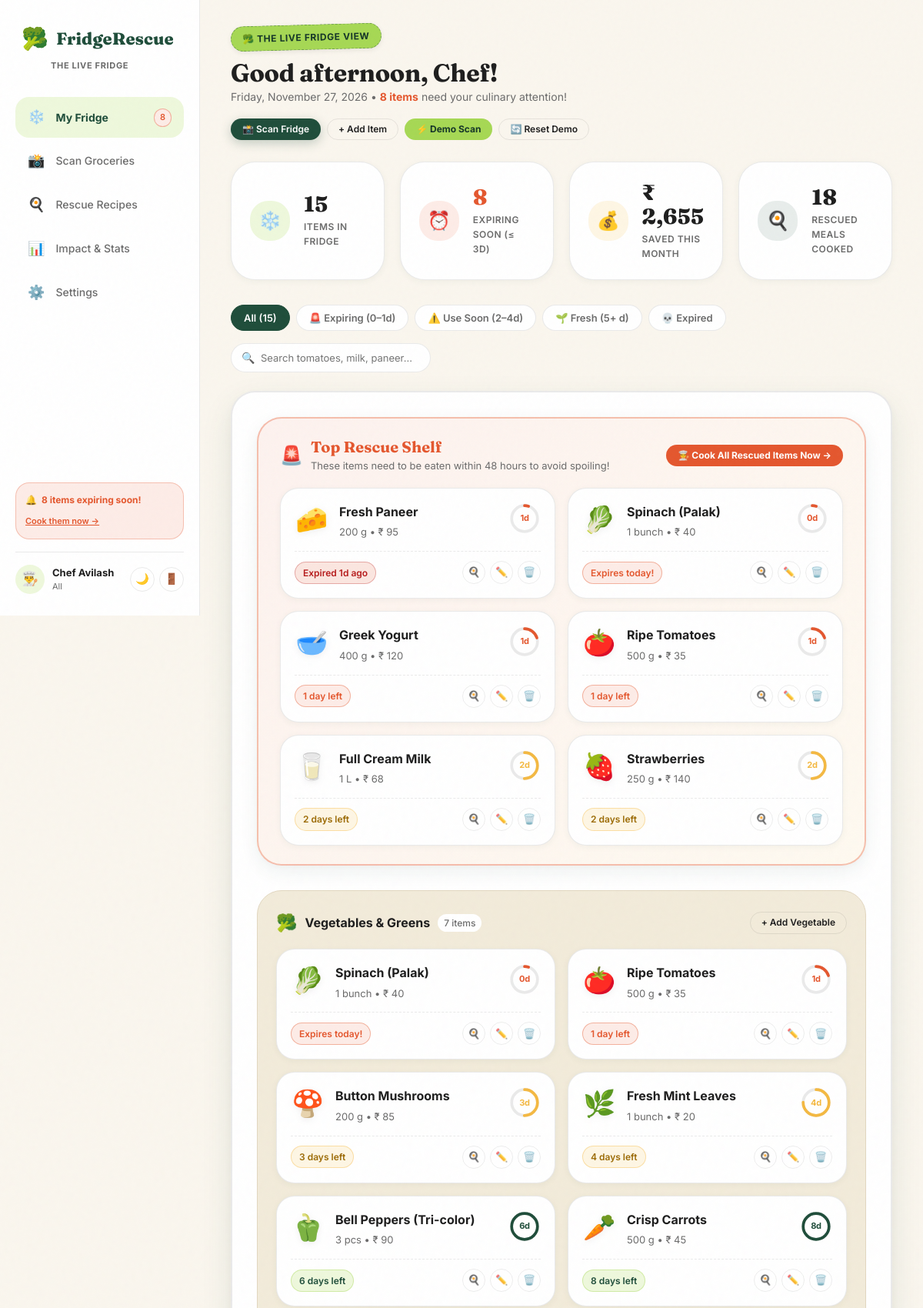
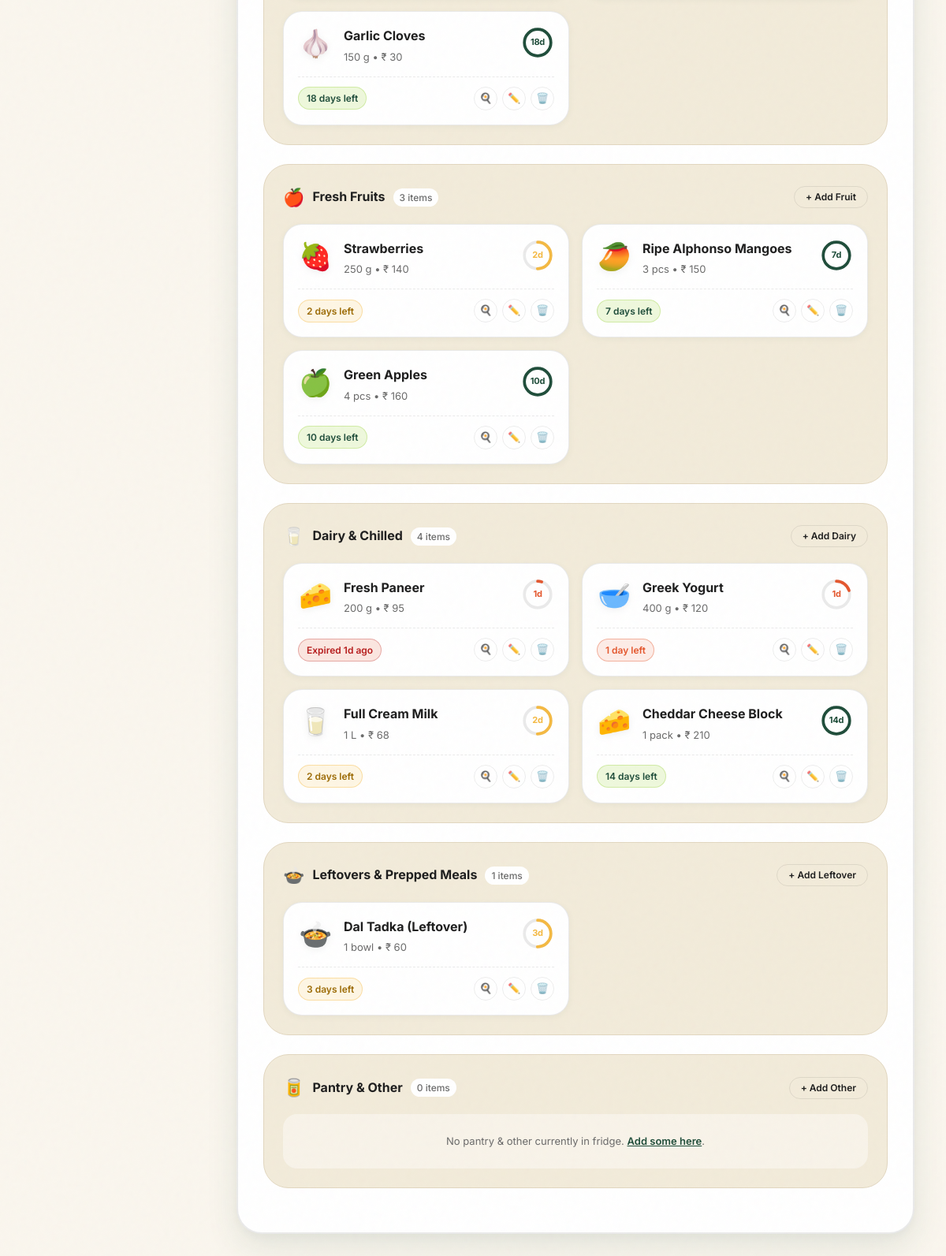
/dashboard.php (signed in), run on the app's committed database (2 pictures, top to bottom).
### tables this page shows
CREATE TABLE `users` (
    `id` INT UNSIGNED AUTO_INCREMENT PRIMARY KEY,
    `name` VARCHAR(100) NOT NULL,
    `email` VARCHAR(191) NOT NULL UNIQUE,
    `password_hash` VARCHAR(255) NOT NULL,
    `diet_pref` ENUM('all', 'vegetarian', 'vegan', 'non_veg', 'keto') NOT NULL DEFAULT 'all',
    `currency` VARCHAR(10) NOT NULL DEFAULT '₹',
    `alert_days` TINYINT UNSIGNED NOT NULL DEFAULT 3,
    `theme` ENUM('light', 'dark') NOT NULL DEFAULT 'light',
    `created_at` TIMESTAMP NOT NULL DEFAULT CURRENT_TIMESTAMP,
    INDEX `idx_users_email` (`email`)
);

CREATE TABLE `fridge_items` (
    `id` INT UNSIGNED AUTO_INCREMENT PRIMARY KEY,
    `user_id` INT UNSIGNED NOT NULL,
    `name` VARCHAR(100) NOT NULL,
    `emoji` VARCHAR(16) NOT NULL DEFAULT '🥦',
    `category` ENUM('vegetable', 'fruit', 'dairy', 'leftover', 'other') NOT NULL DEFAULT 'vegetable',
    `quantity` DECIMAL(8,2) NOT NULL DEFAULT 1.00,
    `unit` VARCHAR(20) NOT NULL DEFAULT 'pcs',
    `estimated_price` DECIMAL(10,2) NOT NULL DEFAULT 0.00,
    `added_on` DATE NOT NULL,
    `expiry_date` DATE NOT NULL,
    `status` ENUM('active', 'used', 'wasted') NOT NULL DEFAULT 'active',
    `created_at` TIMESTAMP NOT NULL DEFAULT CURRENT_TIMESTAMP,
    FOREIGN KEY (`user_id`) REFERENCES `users`(`id`) ON DELETE CASCADE,
    INDEX `idx_items_user_status_exp` (`user_id`, `status`, `expiry_date`),
    INDEX `idx_items_expiry` (`expiry_date`),
    INDEX `idx_items_category` (`category`)
);

### dashboard.php (the view, shortened to what the rows shown need)
<?php
require_once __DIR__ . '/includes/auth.php';
$currentUser = require_login();
require_once __DIR__ . '/includes/header.php';
require_once __DIR__ . '/includes/sidebar.php';
$userId = (int)$currentUser['id'];
$currency = $currentUser['currency'] ?? '₹';
$alertDays = (int)($currentUser['alert_days'] ?? 3);
$db = get_db();
$stmtItems = $db->prepare("
    SELECT *
    FROM fridge_items
    WHERE user_id = :uid AND status = 'active'
    ORDER BY expiry_date ASC, name ASC
");
$stmtItems->execute(['uid' => $userId]);
$allItems = $stmtItems->fetchAll();
$rescueItems = [];
$categoryShelves = [
    'vegetable' => ['title' => 'Vegetables & Greens', 'emoji' => '🥦', 'items' => []],
    'fruit'     => ['title' => 'Fresh Fruits', 'emoji' => '🍎', 'items' => []],
    'dairy'     => ['title' => 'Dairy & Chilled', 'emoji' => '🥛', 'items' => []],
    'leftover'  => ['title' => 'Leftovers & Prepped Meals', 'emoji' => '🍲', 'items' => []],
    'other'     => ['title' => 'Pantry & Other', 'emoji' => '🥫', 'items' => []]
];
$expiringSoonCount = 0;
foreach ($allItems as $item) {
    $freshness = get_freshness_data($item['expiry_date'], $item['added_on']);
    $item['freshness'] = $freshness;
    if ($freshness['days'] <= 2) {
        $rescueItems[] = $item;
    }
    if ($freshness['days'] <= $alertDays) {
        $expiringSoonCount++;
    }
    $cat = strtolower($item['category']);
    if (isset($categoryShelves[$cat])) {
        $categoryShelves[$cat]['items'][] = $item;
    } else {
        $categoryShelves['other']['items'][] = $item;
    }
}
$hour = (int)date('H');
if ($hour < 12) {
    $greeting = "Good morning";
} elseif ($hour < 17) {
    $greeting = "Good afternoon";
} else {
    $greeting = "Good evening";
}
?>
<main class="main-content">
    <div style="display: flex; justify-content: space-between; align-items: center; margin-bottom: 28px; flex-wrap: wrap; gap: 16px;">
        <div>
            <div class="produce-sticker" style="margin-bottom: 10px;">
                🥦 The Live Fridge View
            </div>
            <h1 style="font-size: 32px; letter-spacing: -0.01em;">
                <?= $greeting ?>, <?= e(explode(' ', $currentUser['name'])[0]) ?>!
            </h1>
            <p style="color: var(--text-secondary); font-size: 14px;">
                <?= date('l, F j, Y') ?> &bull;
                <?php if ($expiringSoonCount > 0): ?>
                    <strong style="color: var(--tomato);"><?= $expiringSoonCount ?> item<?= $expiringSoonCount > 1 ? 's' : '' ?></strong> need your culinary attention!
                <?php else: ?>
                    All items are fresh and accounted for.
                <?php endif; ?>
            </p>
        </div>
    </div>
    <div class="metrics-grid">
        <div class="metric-card">
            <div>
                <div class="metric-val" style="color: <?= $expiringSoonCount > 0 ? 'var(--tomato)' : 'inherit' ?>;">
                    <?= $expiringSoonCount ?>
                </div>
                <div class="metric-label">Expiring Soon (≤ <?= $alertDays ?>d)</div>
            </div>
        </div>
    </div>
    <div class="live-fridge-container">
        <?php if (!empty($rescueItems)): ?>
            <div class="rescue-shelf-card" id="rescueShelfSection">
                <div class="rescue-shelf-header">
                    <div style="display: flex; align-items: center; gap: 10px;">
                        <div>
                            <h2 style="font-size: 20px; color: var(--tomato); margin-bottom: 2px;">
                                Top Rescue Shelf
                            </h2>
                        </div>
                    </div>
                </div>
                <div class="shelf-items-grid">
                    <?php foreach ($rescueItems as $item): ?>
                        <?= renderFoodCard($item, $currency, true) ?>
                    <?php endforeach; ?>
                </div>
            </div>
        <?php endif; ?>
        <?php foreach ($categoryShelves as $catKey => $shelf): ?>
            <div class="fridge-shelf" id="shelf-<?= e($catKey) ?>" data-category="<?= e($catKey) ?>">
                <div class="shelf-header">
                    <div class="shelf-title">
                        <span style="font-size: 22px;"><?= $shelf['emoji'] ?></span>
                        <span><?= e($shelf['title']) ?></span>
                        <span style="font-size: 12px; font-weight: 500; color: var(--text-secondary); background: var(--surface-card); padding: 2px 8px; border-radius: var(--radius-full);">
                            <span class="shelf-count"><?= count($shelf['items']) ?></span> items
                        </span>
                    </div>
                    <button type="button" class="btn btn-outline btn-sm" onclick="openAddWithCategory('<?= e($catKey) ?>')">
                        + Add <?= ucfirst($catKey) ?>
                    </button>
                </div>
                <?php if (empty($shelf['items'])): ?>
                    <div class="empty-shelf-msg" style="padding: 24px; text-align: center; color: var(--text-secondary); font-size: 13px; background: rgba(255,255,255,0.4); border-radius: var(--radius-md);">
                        No <?= strtolower($shelf['title']) ?> currently in fridge.
                        <a href="#" onclick="openAddWithCategory('<?= e($catKey) ?>'); return false;" style="font-weight: 600; text-decoration: underline;">Add some here</a>.
                    </div>
                <?php else: ?>
                    <div class="shelf-items-grid">
                        <?php foreach ($shelf['items'] as $item): ?>
                            <?= renderFoodCard($item, $currency) ?>
                        <?php endforeach; ?>
                    </div>
                <?php endif; ?>
            </div>
        <?php endforeach; ?>
    </div>
</main>
<?php
function renderFoodCard(array $item, string $currency, bool $isRescue = false): string {
    $freshness = $item['freshness'];
    $itemId = (int)$item['id'];
    $name = e($item['name']);
    $emoji = e($item['emoji']);
    $qty = (float)$item['quantity'];
    $unit = e($item['unit']);
    $price = (float)$item['estimated_price'];
    $priceFormatted = $currency . ' ' . number_format($price, 0);
    $status = $freshness['status'];
    $label = e($freshness['label']);
    $ring = render_freshness_ring($freshness['days'], $status, 42);
    $cat = e($item['category']);
    $expiryDate = e($item['expiry_date']);
    $cookParam = urlencode($item['name']);
    return <<<HTML
    <div class="food-card"
         data-id="{$itemId}"
         data-name="{$name}"
         data-emoji="{$emoji}"
         data-category="{$cat}"
         data-qty="{$qty}"
         data-unit="{$unit}"
         data-price="{$price}"
         data-expiry="{$expiryDate}"
         data-status="{$status}">
        <div class="food-card-top">
            <div class="food-emoji">{$emoji}</div>
            <div class="food-info">
                <div class="food-name" title="{$name}">{$name}</div>
                <div class="food-meta">
                    {$qty} {$unit} &bull; {$priceFormatted}
                </div>
            </div>
            {$ring}
        </div>
        <div class="food-card-bottom">
            <span class="badge {$freshness['badge_class']}">
                {$label}
            </span>
            <div class="food-actions">
                <a href="recipes.php?items={$cookParam}" class="btn btn-icon btn-outline" title="Cook rescue recipe with this" style="width: 30px; height: 30px; font-size: 13px;">
                    🍳
                </a>
                <button type="button" class="btn btn-icon btn-outline" title="Edit item" onclick="triggerEditItem({$itemId})" style="width: 30px; height: 30px; font-size: 13px;">
                    ✏️
                </button>
                <button type="button" class="btn btn-icon btn-outline" title="Remove item" onclick="triggerDeleteItem({$itemId}, '{$name}')" style="width: 30px; height: 30px; font-size: 13px; color: var(--tomato);">
                    🗑️
                </button>
            </div>
        </div>
    </div>
HTML;
}
?>
<?php require_once __DIR__ . '/includes/footer.php'; ?>

### includes/sidebar.php (shortened to what the rows shown need)
<aside class="sidebar">
    <div style="padding-top: 16px; border-top: 1px solid var(--border-color); display: flex; align-items: center; justify-content: space-between;">
        <div style="display: flex; align-items: center; gap: 10px; min-width: 0;">
            <div style="min-width: 0;">
                <div style="font-size: 13px; font-weight: 700; white-space: nowrap; overflow: hidden; text-overflow: ellipsis;">
                    <?= e($currentUser['name'] ?? 'Chef') ?>
                </div>
                <div style="font-size: 11px; color: var(--text-secondary); text-transform: capitalize;">
                    <?= e($currentUser['diet_pref'] ?? 'all') ?>
                </div>
            </div>
        </div>
    </div>
</aside>

### includes/helpers.php (shortened to what the rows shown need)
<?php
function e(?string $string): string {
    return htmlspecialchars((string)($string ?? ''), ENT_QUOTES, 'UTF-8');
}
function get_days_left(string $expiryDate): int {
    $today = new DateTime('today');
    $exp = new DateTime($expiryDate);
    $diff = $today->diff($exp);
    $days = (int)$diff->format('%r%a');
    return $days;
}
function get_freshness_data(string $expiryDate, ?string $addedDate = null): array {
    $days = get_days_left($expiryDate);
    if ($days < 0) {
        $status = 'expired';
        $badgeClass = 'badge-expired';
        $color = '#E4572E';
        $label = abs($days) === 1 ? 'Expired 1d ago' : "Expired " . abs($days) . "d ago";
        $percent = 0;
    } elseif ($days === 0) {
        $status = 'expiring';
        $badgeClass = 'badge-expiring';
        $color = '#E4572E';
        $label = 'Expires today!';
        $percent = 15;
    } elseif ($days === 1) {
        $status = 'expiring';
        $badgeClass = 'badge-expiring';
        $color = '#E4572E';
        $label = '1 day left';
        $percent = 25;
    } elseif ($days <= 4) {
        $status = 'soon';
        $badgeClass = 'badge-soon';
        $color = '#F4B942';
        $label = "{$days} days left";
        $percent = 55;
    } else {
        $status = 'fresh';
        $badgeClass = 'badge-fresh';
        $color = '#1F4D3A';
        $label = "{$days} days left";
        $percent = 90;
    }
    return [
        'days' => $days,
        'status' => $status,
        'badge_class' => $badgeClass,
        'color' => $color,
        'label' => $label,
        'percent' => $percent
    ];
}
function render_freshness_ring(int $daysLeft, string $status, int $size = 44): string {
    $radius = 16;
    $circumference = 2 * M_PI * $radius;
    if ($daysLeft <= 0) {
        $pct = 5;
    } elseif ($daysLeft <= 1) {
        $pct = 20;
    } elseif ($daysLeft <= 3) {
        $pct = 50;
    } elseif ($daysLeft <= 5) {
        $pct = 75;
    } else {
        $pct = 100;
    }
    $offset = $circumference - ($pct / 100 * $circumference);
    $color = '#1F4D3A';
    $pulseClass = '';
    if ($status === 'expired' || $status === 'expiring') {
        $color = '#E4572E';
        $pulseClass = 'ring-pulse';
    } elseif ($status === 'soon') {
        $color = '#F4B942';
    }
    $labelDays = $daysLeft < 0 ? abs($daysLeft) . 'd' : ($daysLeft === 0 ? '0d' : $daysLeft . 'd');
    return <<<HTML
    <div class="freshness-ring-wrapper {$pulseClass}" title="{$labelDays} left" style="width: {$size}px; height: {$size}px;">
        <svg class="freshness-ring-svg" width="{$size}" height="{$size}" viewBox="0 0 40 40">
            <circle class="ring-bg" cx="20" cy="20" r="{$radius}" stroke-width="3.5" fill="none" />
            <circle class="ring-progress ring-{$status}" cx="20" cy="20" r="{$radius}" stroke-width="3.5"
                stroke="{$color}"
                stroke-dasharray="{$circumference}"
                stroke-dashoffset="{$offset}"
                stroke-linecap="round"
                fill="none"
                transform="rotate(-90 20 20)" />
        </svg>
        <span class="ring-text" style="color: {$color};">{$labelDays}</span>
    </div>
HTML;
}

### data on the page
users: name "Chef Avilash", diet_pref "All", name "Chef", alert_days "3"
fridge_items: emoji "🧀", name "Fresh Paneer", quantity "200", unit "g", priceFormatted "₹ 95", labelDays "1d", label "Expired 1d ago"
fridge_items: emoji "🥬", name "Spinach (Palak)", quantity "1", unit "bunch", priceFormatted "₹ 40", labelDays "0d", label "Expires today!"
fridge_items: emoji "🥣", name "Greek Yogurt", quantity "400", unit "g", priceFormatted "₹ 120", labelDays "1d", label "1 day left", $itemId 3 (drawn)
fridge_items: emoji "🍅", name "Ripe Tomatoes", quantity "500", unit "g", priceFormatted "₹ 35", labelDays "1d", label "1 day left"
fridge_items: emoji "🥛", name "Full Cream Milk", quantity "1", unit "L", priceFormatted "₹ 68", labelDays "2d", label "2 days left"
fridge_items: emoji "🍓", name "Strawberries", quantity "250", unit "g", priceFormatted "₹ 140", labelDays "2d", label "2 days left"
fridge_items: emoji "🍄", name "Button Mushrooms", quantity "200", unit "g", priceFormatted "₹ 85", labelDays "3d", label "3 days left"
fridge_items: emoji "🌿", name "Fresh Mint Leaves", quantity "1", unit "bunch", priceFormatted "₹ 20", labelDays "4d", label "4 days left"
fridge_items: emoji "🫑", name "Bell Peppers (Tri-color)", quantity "3", unit "pcs", priceFormatted "₹ 90", labelDays "6d", label "6 days left"
fridge_items: emoji "🥕", name "Crisp Carrots", quantity "500", unit "g", priceFormatted "₹ 45", labelDays "8d", label "8 days left"
fridge_items: emoji "🧄", name "Garlic Cloves", quantity "150", unit "g", priceFormatted "₹ 30", labelDays "18d", label "18 days left"
fridge_items: emoji "🥭", name "Ripe Alphonso Mangoes", quantity "3", unit "pcs", priceFormatted "₹ 150", labelDays "7d", label "7 days left"
fridge_items: emoji "🍏", name "Green Apples", quantity "4", unit "pcs", priceFormatted "₹ 160", labelDays "10d", label "10 days left"
fridge_items: emoji "🧀", name "Cheddar Cheese Block", quantity "1", unit "pack", priceFormatted "₹ 210", labelDays "14d", label "14 days left"
fridge_items: emoji "🍲", name "Dal Tadka (Leftover)", quantity "1", unit "bowl", priceFormatted "₹ 60", labelDays "3d", label "3 days left"

### other printed values
$expiringCount "8"
$greeting "Good afternoon"
$expiringSoonCount "8"
$totalActive "15"
format_money($stats['saved_month'], $currency) "₹ 2,655"
$stats['recipes_cooked'] "18"
$shelf['emoji'] "🥦"
$shelf['title'] "Vegetables & Greens"
count($shelf['items']) "7"
$catKey "Vegetable"
$shelf['emoji'] "🍎"
$shelf['title'] "Fresh Fruits"
count($shelf['items']) "3"
$catKey "Fruit"
$shelf['emoji'] "🥛"
